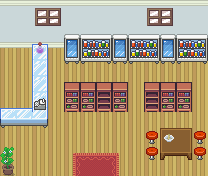

Tiled map render using the project's own tile images. Description and the map definition, with tile-layer contents summarised, below:
An orthogonal 13x11 tile map with 16x16 px tiles, 4 tile layers (Layer 1, Layer 2, Layer 3, Above Player), 3 tilesets and 13 objects (8x collision, 5x event).

<map version="1.10" tiledversion="git" orientation="orthogonal" renderorder="right-down" compressionlevel="0" width="13" height="11" tilewidth="16" tileheight="16" infinite="0" nextlayerid="7" nextobjectid="25">
 <properties>
  <property name="edges" value="clamped" />
  <property name="inside" type="bool" value="true" />
  <property name="scenario" value="xero" />
  <property name="slug" value="cotton_scoop" />
  <property name="map_type" value="shop" />
 </properties>
 <tileset firstgid="1" source="../gfx/tilesets/core_indoor_floors.tsx" />
 <tileset firstgid="3865" source="../gfx/tilesets/core_indoor_walls.tsx" />
 <tileset firstgid="7729" source="../gfx/tilesets/core_set pieces.tsx" />
 <layer id="1" name="Layer 1" width="13" height="11">
  <data>[143 cells, 143 non-empty, 4 distinct tile ids]</data>
 </layer>
 <layer id="2" name="Layer 2" width="13" height="11">
  <data>[143 cells, 60 non-empty, 31 distinct tile ids]</data>
 </layer>
 <layer id="3" name="Layer 3" width="13" height="11">
  <data>[143 cells, 5 non-empty, 2 distinct tile ids]</data>
 </layer>
 <layer id="5" name="Above Player" width="13" height="11">
  <data>[143 cells, 14 non-empty, 9 distinct tile ids]</data>
 </layer>
 <objectgroup color="#ff0000" id="4" name="Collisions">
  <object id="10" type="collision" x="32" y="48" width="16" height="80" />
  <object id="11" type="collision" x="48" y="32" width="16" height="16" />
  <object id="14" type="collision" x="64" y="48" width="144" height="16" />
  <object id="20" type="collision" x="64" y="96" width="64" height="16" />
  <object id="21" type="collision" x="144" y="96" width="48" height="16" />
  <object id="22" type="collision" x="160" y="128" width="32" height="32" />
  <object id="23" type="collision" x="0" y="160" width="16" height="16" />
  <object id="24" type="collision" x="0" y="112" width="32" height="16" />
 </objectgroup>
 <objectgroup color="#ffff00" id="6" name="Events">
  <object id="13" name="Go outside to Candy Town" type="event" x="80" y="160" width="32" height="16" class="event">
   <properties>
    <property name="act10" value="transition_teleport player,king_of_the_hill_arena.tmx,36,17,0.3" />
    <property name="act20" value="char_face player,down" />
    <property name="cond10" value="is char_at player" />
    <property name="cond20" value="is char_facing player,down" />
   </properties>
  </object>
  <object id="15" name="Play Music" type="event" x="0" y="0" width="16" height="16">
   <properties>
    <property name="act10" value="play_music music_cathedral_theme" />
    <property name="cond10" value="not music_playing music_cathedral_theme" />
   </properties>
  </object>
  <object id="17" name="employee" type="event" x="16" y="80" width="16" height="16">
   <properties>
    <property name="act10" value="create_npc tuxemart_keeper,1,5,stand" />
    <property name="act20" value="char_face tuxemart_keeper,right" />
    <property name="act30" value="set_economy tuxemart_keeper,candy_scoop" />
    <property name="cond10" value="not char_exists tuxemart_keeper" />
   </properties>
  </object>
  <object id="18" name="open shop" type="event" x="32" y="80" width="16" height="16">
   <properties>
    <property name="act10" value="open_shop tuxemart_keeper,both_item" />
    <property name="cond10" value="is char_facing_tile player" />
    <property name="cond20" value="is button_pressed INTERACT" />
   </properties>
  </object>
  <object id="19" name="capture devices" type="event" x="32" y="96" width="16" height="16">
   <properties>
    <property name="act10" value="translated_dialog cash_register" />
    <property name="cond10" value="is char_facing_tile player" />
    <property name="cond20" value="is button_pressed INTERACT" />
   </properties>
  </object>
 </objectgroup>
</map>
